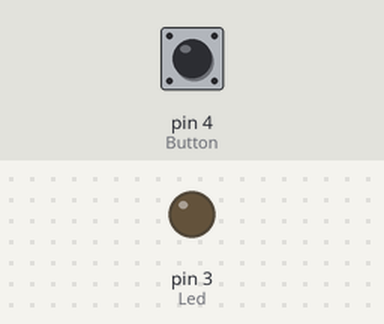
Bench run of a sketch on a simulated Arduino Uno, built with avr-gcc and run on an emulated ATmega328P. Shown: output pins drawn as LEDs (lit = HIGH). Inputs (shaded band) come from the test bench; at power-on: pin 4 (Button) HIGH. What the sketch prints to the serial monitor is not drawn.

Above: at 1.2 s.
1.3 s: pin 4 (Button) pulled LOW for 0.15 s
At 1.38 s:
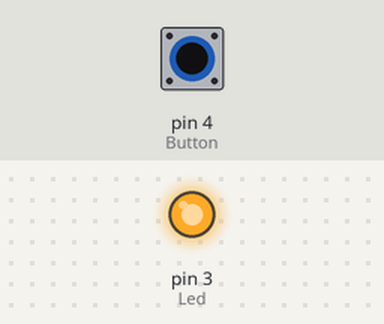
2.9 s: pin 4 (Button) pulled LOW for 3.2 s
At 7.3 s:
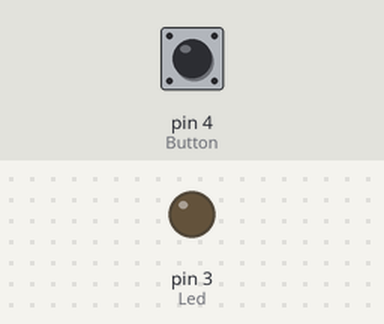
Timing chart, 0 to 8.8 s (numbered marks = the images above; inputs shaded):
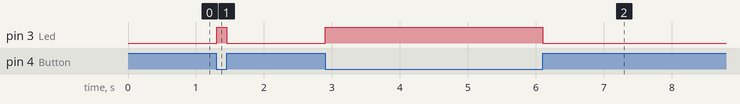

Measured:
- after the input at 1.3 s, pin 3 (Led): LOW → HIGH at once, → LOW 0.15 s later
- after the input at 2.9 s, pin 3 (Led): LOW → HIGH at once, → LOW 3.2 s later

The sketch:

Test_Button_Led.ino
```cpp
#define Led 3
#define Button 4

void setup() {
  Serial.begin(9600);
  pinMode(Led, OUTPUT);
  pinMode(Button, INPUT_PULLUP);
}

void loop() {
  int sensorVal = digitalRead(Button);
  Serial.println(sensorVal);
  if (sensorVal == HIGH) {
    digitalWrite(Led, LOW);
  } else {
    digitalWrite(Led, HIGH);
  }
}
```
